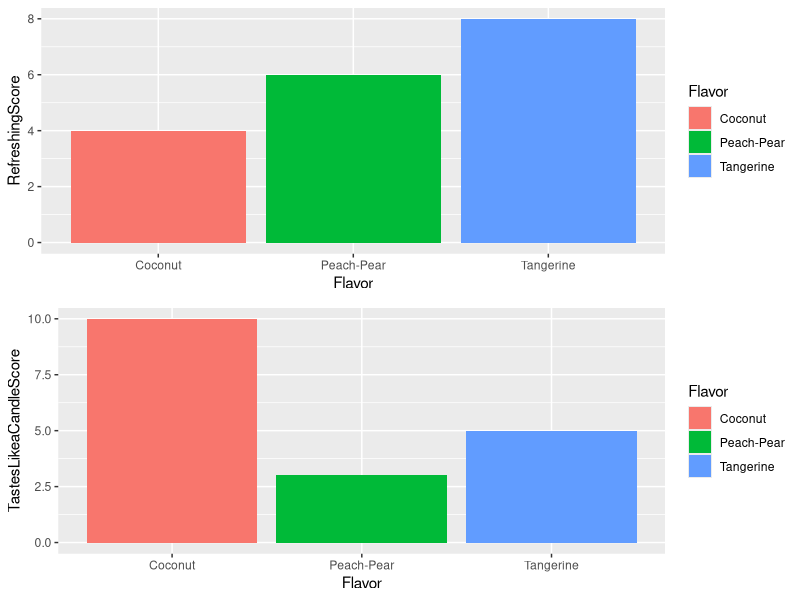

Write the R code that produced this figure.
## ---- chunk 1
knitr::opts_chunk$set(echo = TRUE)
## ---- chunk 2

howmanycatsdoIhave<-2

yeehawmagicalvector <- c(1,2,3,4,5,6,7,8,9,10)

listsarefineiguess<-list(howmanycatsdoIhave, yeehawmagicalvector)

## ---- chunk 3
howmanycatsdoIhave
yeehawmagicalvector

#functions for howmanycatsdoIhave
toomanycats<-function (howmanycatsdoIhave) {
  howmanycatsdoIhave^1000
}

toomanycats(howmanycatsdoIhave)

sadamountofcats<-function (howmanycatsdoIhave) {
  howmanycatsdoIhave/2
}

sadamountofcats(howmanycatsdoIhave)

#functions for yeehawmagicalvector

mean(yeehawmagicalvector)

max(yeehawmagicalvector)

## ---- chunk 4

RatingLaCroixFlavors <- data.frame (Flavor  = c("Coconut", "Peach-Pear", "Tangerine"),
                  RefreshingScore  = c(4, 6, 8),
                  TastesLikeaCandleScore = c(10, 3, 5))

library(ggplot2)
library(gridExtra)
p1<-ggplot(RatingLaCroixFlavors, aes(x=Flavor, y=RefreshingScore))+
  geom_bar(stat="identity", aes(fill=Flavor))

p2<-ggplot(RatingLaCroixFlavors, aes(x=Flavor, y=TastesLikeaCandleScore))+
  geom_bar(stat="identity", aes(fill=Flavor))

coolgraph<-grid.arrange(p1,p2)

## ---- chunk 5

data("ChickWeight")
chicken<-ChickWeight

head(chicken)
tail(chicken)
nrow(chicken)
ncol(chicken)
names(chicken)
str(chicken)
## ---- chunk 6
ls()

rm(list = ls())

ls()

